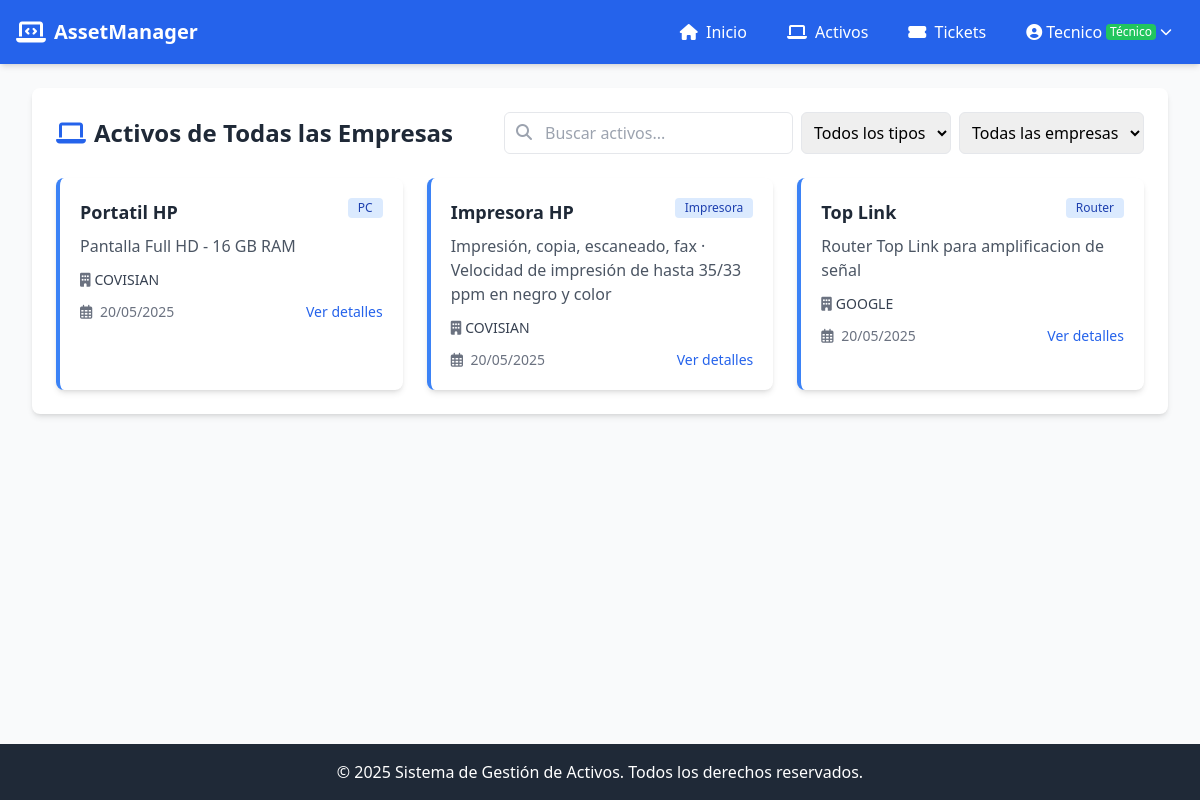
Screenshot of /activos/ (signed in) with the database file from the repository.
### inventory/models.py (models this page shows, shortened)
class Activo(models.Model):
    nombre = models.CharField(max_length=255)
    descripcion = models.TextField(blank=True)
    tipo = models.CharField(max_length=100, choices=[('PC', 'PC'), ('Impresora', 'Impresora'), ('Router', 'Router')])
    empresa = models.ForeignKey(Empresa, on_delete=models.CASCADE)
    fecha_registro = models.DateField(auto_now_add=True)

class Empresa(models.Model):
    nombre = models.CharField(max_length=255)
    nit = models.CharField(max_length=50, unique=True)
    direccion = models.CharField(max_length=255, blank=True)
    telefono = models.CharField(max_length=20, blank=True)

### inventory/views.py (the view)
# urls.py: path('activos/', views.activos_por_empresa, name='activos_por_empresa'),
@login_required
def activos_por_empresa(request):
    try:
        perfil = PerfilUsuario.objects.get(user=request.user)
        if perfil.is_cliente():
            if perfil.empresa:
                activos = Activo.objects.filter(empresa=perfil.empresa)
            else:
                activos = Activo.objects.none()
                messages.warning(request, 'No tienes una empresa asignada.')
        else:
            activos = Activo.objects.all()
        return render(request, 'inventory/inventory_list.html', {
            'activos': activos,
            'perfil': perfil
        })
    except PerfilUsuario.DoesNotExist:
        messages.error(request, 'No tienes un perfil asociado a una empresa.')
        return redirect('login')

### inventory/models.py (called while the page is built)
    def is_cliente(self):
        return self.rol == 'cliente'

### inventory/templates/inventory/inventory_list.html (shortened to what this page needs)
{% extends 'inventory/base.html' %}
{% block content %}
<div class="bg-white shadow-md rounded-lg p-6">
    <div class="flex justify-between items-center mb-6">
        <h1 class="text-2xl font-bold text-gray-800">
            <i class="fas fa-laptop text-blue-600 mr-2"></i>Activos
            {% if perfil.rol == 'cliente' %}
                de {{ perfil.empresa.nombre }}
            {% else %}
                de Todas las Empresas
            {% endif %}
        </h1>
        <div class="flex space-x-2">
            <div class="relative">
                <input type="text" id="search-activos" placeholder="Buscar activos..." class="pl-10 pr-4 py-2 border rounded-md focus:outline-none focus:ring-2 focus:ring-blue-500">
                <i class="fas fa-search absolute left-3 top-3 text-gray-400"></i>
            </div>
            <select id="filter-tipo" class="p-2 border rounded-md focus:outline-none focus:ring-2 focus:ring-blue-500">
                <option value="">Todos los tipos</option>
            </select>
            {% if perfil.rol == 'admin' or perfil.rol == 'tecnico' %}
            <select id="filter-empresa" class="p-2 border rounded-md focus:outline-none focus:ring-2 focus:ring-blue-500">
                <option value="">Todas las empresas</option>
            </select>
            {% endif %}
        </div>
    </div>
    {% if activos %}
        <div class="grid grid-cols-1 md:grid-cols-2 lg:grid-cols-3 gap-6" id="activos-container">
            {% for activo in activos %}
                <div class="activo-card bg-white rounded-lg shadow-md border-l-4 border-blue-500 overflow-hidden hover:shadow-lg transition duration-300"
                     data-tipo="{{ activo.tipo }}" data-empresa="{{ activo.empresa.id }}">
                    <div class="p-5">
                        <div class="flex items-start justify-between">
                            <h3 class="text-lg font-bold text-gray-800 mb-2">{{ activo.nombre }}</h3>
                            <span class="bg-blue-100 text-blue-800 text-xs font-medium px-2.5 py-0.5 rounded">{{ activo.tipo }}</span>
                        </div>
                        <p class="text-gray-600 mb-3">{{ activo.descripcion|default:"Sin descripción" }}</p>
                        {% if perfil.rol == 'admin' or perfil.rol == 'tecnico' %}
                        <div class="flex items-center mb-3 text-sm">
                            <i class="fas fa-building text-gray-500 mr-1"></i>
                            <span class="text-gray-700">{{ activo.empresa.nombre }}</span>
                        </div>
                        {% endif %}
                        <div class="flex justify-between items-center text-sm text-gray-500">
                            <span><i class="far fa-calendar-alt mr-1"></i> {{ activo.fecha_registro|date:"d/m/Y" }}</span>
                            {% if perfil.rol == 'admin' %}
                            <div>
                                <a href="{% url 'editar_activo' activo.id %}" class="text-blue-600 hover:underline mr-2">
                                    <i class="fas fa-edit"></i> Editar
                                </a>
                                <a href="#" class="text-blue-600 hover:underline">
                                    <i class="fas fa-info-circle"></i> Detalles
                                </a>
                            </div>
                            {% else %}
                            <a href="#" class="text-blue-600 hover:underline">Ver detalles</a>
                            {% endif %}
                        </div>
                    </div>
                </div>
            {% endfor %}
        </div>
    {% else %}
        <div class="bg-yellow-50 p-4 rounded-md border border-yellow-200 text-yellow-800">
            <i class="fas fa-exclamation-triangle mr-2"></i>No hay activos registrados.
        </div>
    {% endif %}
</div>
{% endblock %}

### inventory/templates/inventory/base.html (shortened to what this page needs)
{% load static %}
<!DOCTYPE html>
<html lang="es">
<head>
    <script src="https://cdn.tailwindcss.com"></script>
    <link rel="stylesheet" href="https://cdnjs.cloudflare.com/ajax/libs/font-awesome/6.4.0/css/all.min.css">
    <link rel="stylesheet" href="{% static 'css/styles.css' %}">
</head>
<body class="bg-gray-50 font-sans">
    <div class="min-h-screen flex flex-col">
        {% if user.is_authenticated %}
        <nav class="bg-blue-600 text-white shadow-md">
            <div class="max-w-7xl mx-auto px-4">
                <div class="flex justify-between h-16">
                    <div class="flex items-center">
                        <a href="{% url 'inicio' %}" class="flex items-center space-x-2">
                            <i class="fas fa-laptop-code text-2xl"></i>
                            <span class="font-bold text-xl">AssetManager</span>
                        </a>
                    </div>
                    <div class="flex items-center space-x-4">
                        <a href="{% url 'inicio' %}" class="px-3 py-2 rounded-md hover:bg-blue-700 transition">
                            <i class="fas fa-home mr-1"></i> Inicio
                        </a>
                        <a href="{% url 'activos_por_empresa' %}" class="px-3 py-2 rounded-md hover:bg-blue-700 transition">
                            <i class="fas fa-laptop mr-1"></i> Activos
                        </a>
                        <a href="{% url 'lista_tickets' %}" class="px-3 py-2 rounded-md hover:bg-blue-700 transition">
                            <i class="fas fa-ticket-alt mr-1"></i> Tickets
                        </a>
                        <div class="relative" id="user-menu-container">
                            <button id="user-menu-button" class="flex items-center px-3 py-2 rounded-md hover:bg-blue-700 transition">
                                <i class="fas fa-user-circle mr-1"></i>
                                {{ user.username }}
                                {% if perfil.rol == 'admin' %}
                                    <span class="ml-1 text-xs bg-red-500 text-white px-1 rounded">Admin</span>
                                {% elif perfil.rol == 'tecnico' %}
                                    <span class="ml-1 text-xs bg-green-500 text-white px-1 rounded">Técnico</span>
                                {% else %}
                                    <span class="ml-1 text-xs bg-blue-300 text-blue-900 px-1 rounded">Cliente</span>
                                {% endif %}
                                <i class="fas fa-chevron-down ml-1 text-xs"></i>
                            </button>
                        </div>
                    </div>
                </div>
            </div>
        </nav>
        {% endif %}
        <main class="flex-grow">
            <div class="max-w-7xl mx-auto py-6 px-4 sm:px-6 lg:px-8">
                {% block content %}{% endblock %}
            </div>
        </main>
        <footer class="bg-gray-800 text-white py-4 mt-auto">
            <div class="max-w-7xl mx-auto px-4 text-center">
                <p>&copy; 2025 Sistema de Gestión de Activos. Todos los derechos reservados.</p>
            </div>
        </footer>
    </div>
</body>
</html>

### static/css/styles.css (style rules this page uses)
body { font-family: "Inter", sans-serif; }
input, textarea, select { transition: all 0.2s ease-in-out; }

### rows the page displays
Activo: nombre "Portatil HP", tipo "PC", descripcion "Pantalla Full HD - 16 GB RAM", empresa.nombre "COVISIAN", fecha_registro "20/05/2025"
Activo: nombre "Impresora HP", tipo "Impresora", descripcion "Impresión, copia, escaneado, fax · Velocidad de impresión de hasta 35/33 ppm en negro y color", empresa.nombre "COVISIAN", fecha_registro "20/05/2025"
Activo: nombre "Top Link", tipo "Router", descripcion "Router Top Link para amplificacion de señal", empresa.nombre "GOOGLE", fecha_registro "20/05/2025"

### other values shown
{{ user.username }} "Tecnico"
